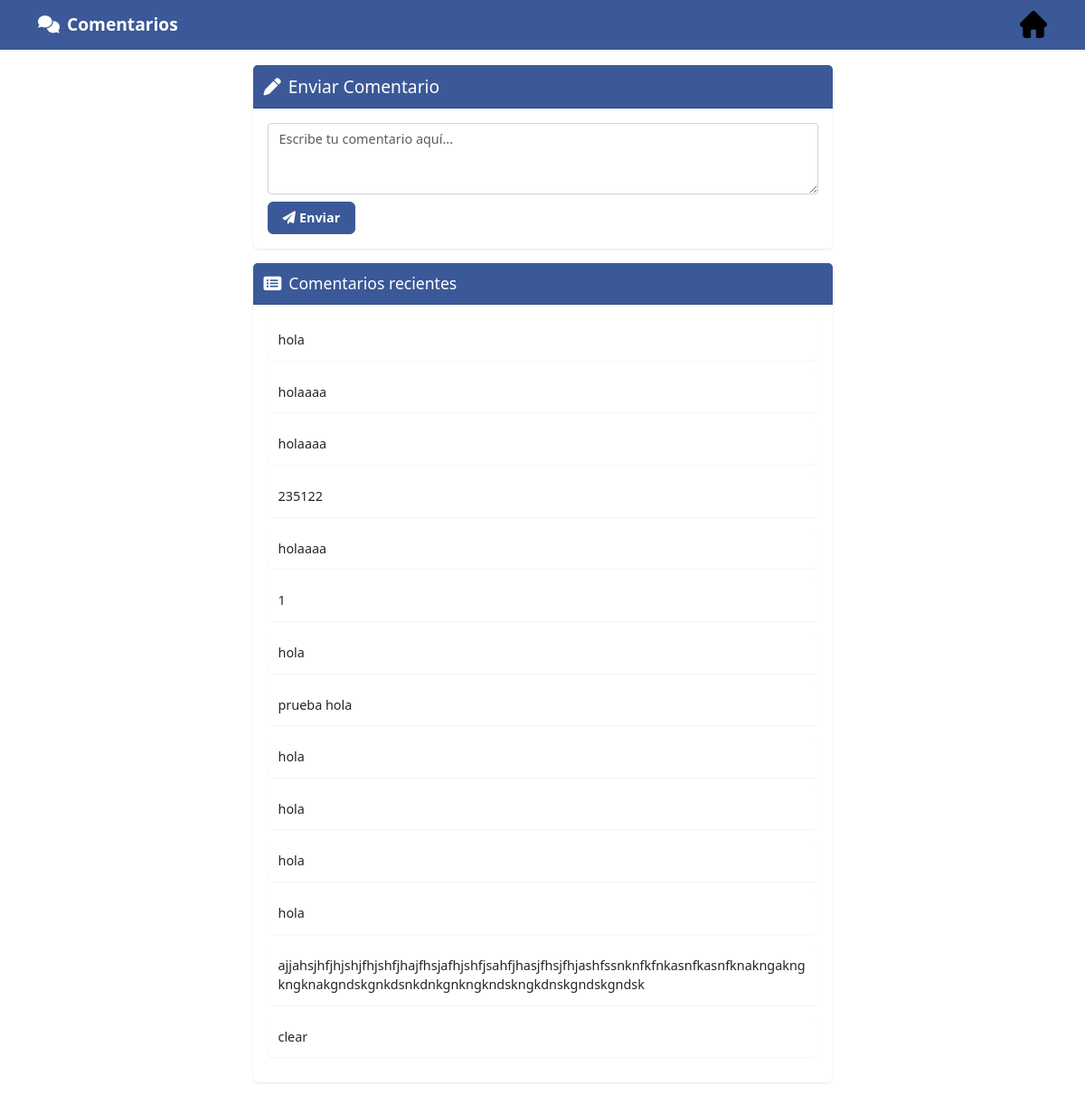
The app's page /enviar_comentario, older data.
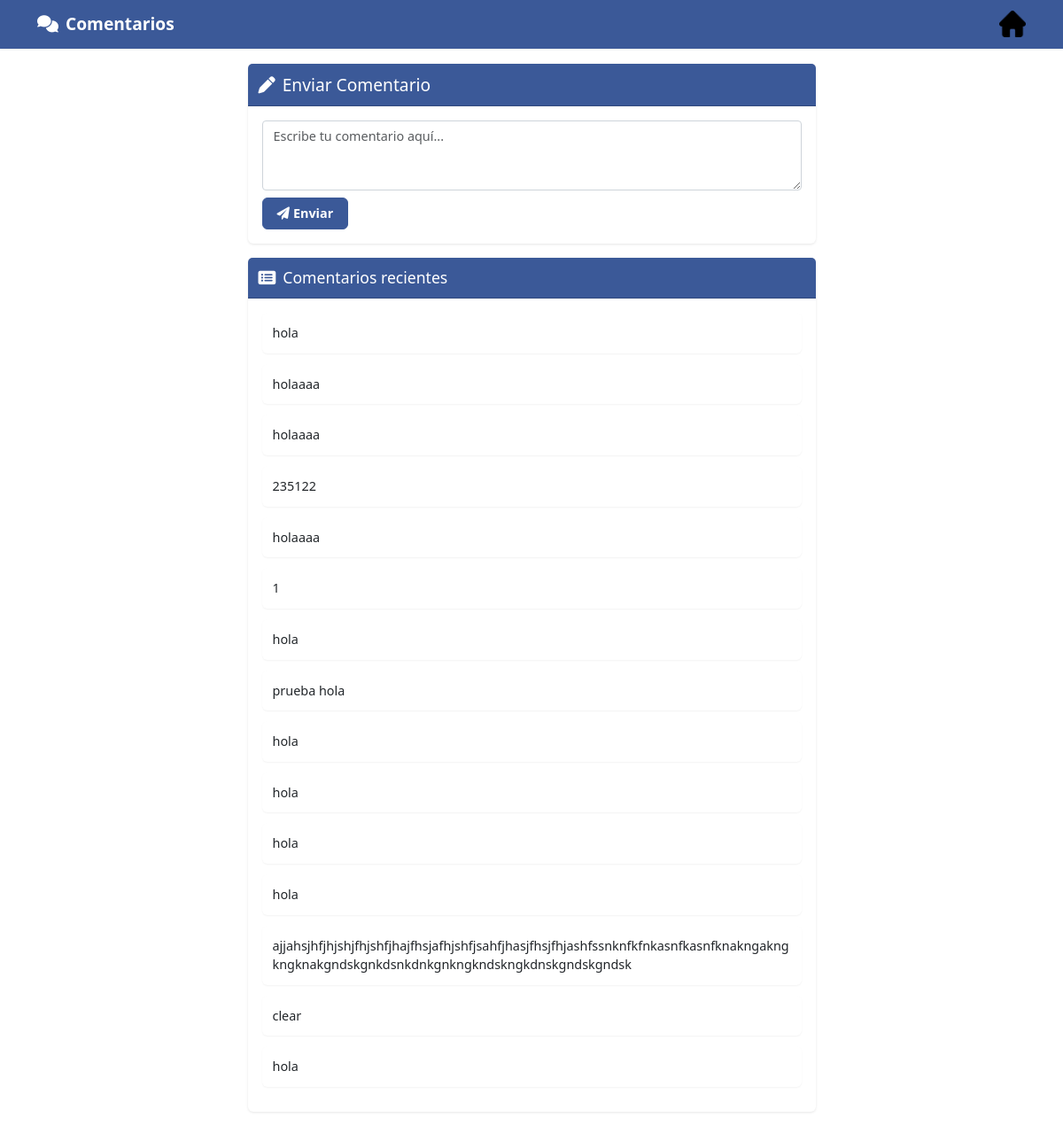
The same page, newer data.
### app/Models/comentario.py (models this page shows)
class Comentario(db.Model):
    __tablename__ = 'comentarios'  # Cambia _tablename_ a __tablename__
    id = db.Column(db.Integer, primary_key=True)
    descripcion = db.Column(db.Text, nullable=False)

### app/Routes/comentarios_routes.py (the view, shortened to what this page needs)
@bp.route('/enviar_comentario', methods=['GET', 'POST'])
def enviar_comentario():
    comentarios = Comentario.query.all()
    return render_template('comentarios/index.html', comentarios=comentarios)

### app/Templates/comentarios/index.html (shortened to what this page needs)
<!DOCTYPE html>
<html lang="es">
<head>
    <link rel="stylesheet" href="https://cdn.jsdelivr.net/npm/bootstrap@5.3.3/dist/css/bootstrap.min.css">
    <link rel="stylesheet" href="https://cdnjs.cloudflare.com/ajax/libs/font-awesome/6.0.0-beta3/css/all.min.css">
</head>
<body class="d-flex flex-column min-vh-100">
    <nav class="navbar navbar-expand-lg navbar-dark fixed-top">
        <div class="container">
            <a class="navbar-brand" href="#">
                <i class="fas fa-comments me-2"></i>Comentarios
                <a href="{{ url_for('categorias.guavata') }}"><img src="{{ url_for('static', filename='home.png') }}" alt="Volver al Inicio" style="width: 30px; height: 30px;"></a>
            </a>
        </div>
    </nav>
    <div class="container mt-4 pt-5">
        <div class="row justify-content-center">
            <div class="col-lg-7">
                <div class="card mb-3">
                    <div class="card-header">
                        <h2 class="mb-0"><i class="fas fa-pen me-2"></i>Enviar Comentario</h2>
                    </div>
                    <div class="card-body">
                        <form action="{{ url_for('comentario.enviar_comentario') }}" method="POST">
                            <div class="mb-2">
                                <textarea class="form-control" name="descripcion" rows="3" placeholder="Escribe tu comentario aquí..." required></textarea>
                            </div>
                            <button type="submit" class="btn btn-primary">
                                <i class="fas fa-paper-plane me-1"></i>Enviar
                            </button>
                        </form>
                    </div>
                </div>
                <div class="card">
                    <div class="card-header">
                        <h3 class="mb-0"><i class="fas fa-list-alt me-2"></i>Comentarios recientes</h3>
                    </div>
                    <div class="card-body">
                        {% for comentario in comentarios %}
                            <div class="comentario">
                                <p class="mb-0">{{ comentario.descripcion }}</p>
                            </div>
                        {% else %}
                            <p class="text-muted text-center">No hay comentarios aún.</p>
                        {% endfor %}
                    </div>
                </div>
            </div>
        </div>
    </div>
</body>
</html>

### app/Templates/comentarios/index.html (style rules this page uses)
body { font-family: 'Segoe UI', Tahoma, Geneva, Verdana, sans-serif; font-size: 0.9rem; }
.navbar { background-color: #3b5998; box-shadow: 0 1px 2px rgba(0,0,0,.1); }
.navbar-brand { color: white !important; font-weight: 600; font-size: 1.2rem; }
.card { border: none; border-radius: 6px; box-shadow: 0 1px 3px rgba(0,0,0,.1); margin-bottom: 1.5rem; }
.card-header { background-color: #3b5998; color: white; font-weight: 600; border-top-left-radius: 6px; border-top-right-radius: 6px; padding: 0.75rem; }
.card-body { padding: 1rem; }
.btn-primary { background-color: #3b5998; border-color: #3b5998; padding: 0.4rem 1rem; font-size: 0.9rem; font-weight: 600; }
.comentario { background-color: #fff; border-radius: 6px; padding: 0.75rem; margin-bottom: 0.75rem; box-shadow: 0 1px 2px rgba(0,0,0,.05); }
.form-control { border: 1px solid #ced4da; border-radius: 4px; font-size: 0.9rem; }
h2 { font-size: 1.2rem; }
h3 { font-size: 1.1rem; }

Row changes from the older to the newer data that the page shows:
added Comentario: descripcion "hola"
